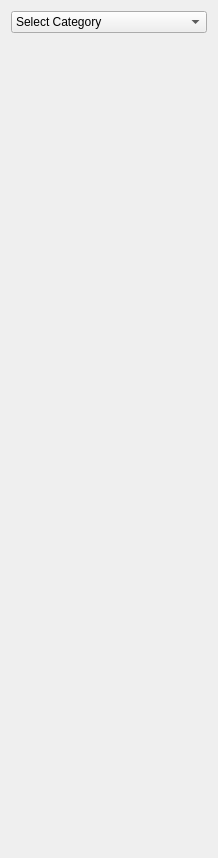
<?xml version="1.0" encoding="UTF-8"?>
<ui version="4.0">
 <class>Sidebar</class>
 <widget class="QWidget" name="Sidebar">
  <property name="geometry">
   <rect>
    <x>0</x>
    <y>0</y>
    <width>218</width>
    <height>858</height>
   </rect>
  </property>
  <layout class="QVBoxLayout" name="verticalLayout">
   <item>
    <widget class="QComboBox" name="categoryComboBox">
     <item>
      <property name="text">
       <string>Select Category</string>
      </property>
     </item>
    </widget>
   </item>
   <item>
    <spacer name="verticalSpacer">
     <property name="minimumSize">
      <size>
       <width>20</width>
       <height>40</height>
      </size>
     </property>
     <property name="orientation">
      <enum>Qt::Vertical</enum>
     </property>
     <property name="sizeType">
      <enum>QSizePolicy::Expanding</enum>
     </property>
     <property name="sizeHint" stdset="0">
      <size>
       <width>0</width>
       <height>0</height>
      </size>
     </property>
    </spacer>
   </item>
  </layout>
 </widget>
 <resources/>
 <connections/>
</ui>
